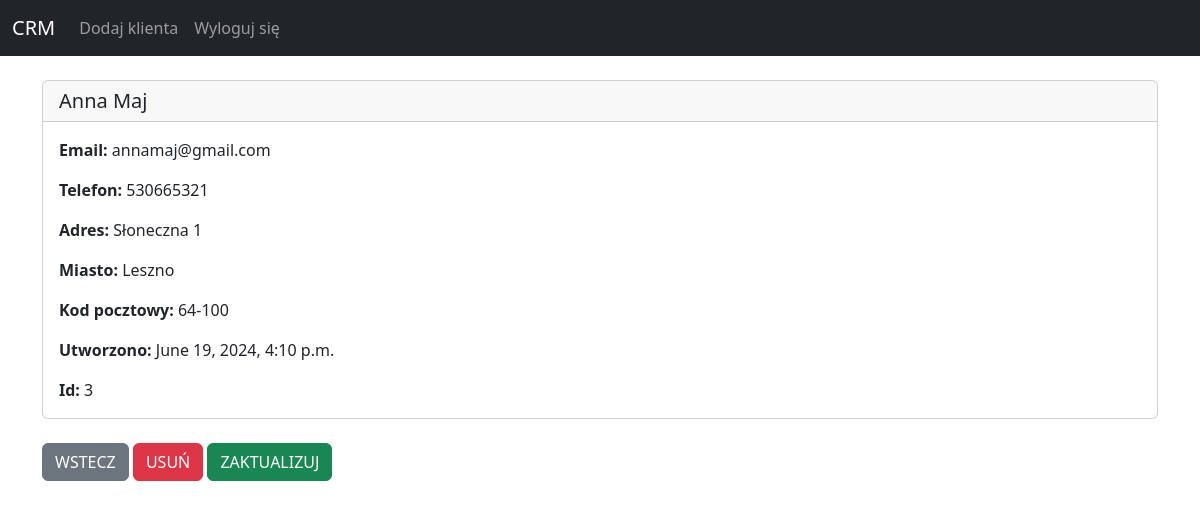
Screenshot of /record/3 (signed in) with the database file from the repository.
### website/models.py (models this page shows, shortened)
class Record(models.Model):
    created_at = models.DateTimeField(auto_now_add=True)
    first_name = models.CharField(max_length=50)
    last_name = models.CharField(max_length=50)
    email = models.CharField(max_length=100)
    phone = models.CharField(max_length=15)
    address = models.CharField(max_length=100)
    city = models.CharField(max_length=50)
    zipcode = models.CharField(max_length=50)

### website/views.py (the view)
# urls.py: path('record/<int:pk>', views.customer_record, name='record'),
def customer_record(request, pk):
    if request.user.is_authenticated:
        customer_record = Record.objects.get(id=pk)
        return render(request, 'record.html', {'customer_record': customer_record})
    else:
        messages.success(request, "Aby zobaczyć tę stronę, musisz być zalogowany")
        return redirect('home')

### website/templates/record.html
{% extends 'base.html' %}
{% block content %}
<div class="card">
    <h5 class="card-header">
        {{ customer_record.first_name }}
        {{ customer_record.last_name }}
    </h5>
    <div class="card-body">
      <p class="card-text">
        <strong>Email:  </strong>{{ customer_record.email }}</p>
        <p class="card-text">
        <strong>Telefon:  </strong>{{ customer_record.phone }}</p>
        <p class="card-text">
        <strong>Adres:  </strong>{{ customer_record.address }}</p>
        <p class="card-text">
        <strong>Miasto:  </strong> {{ customer_record.city }}</p>
        <p class="card-text">
        <strong>Kod pocztowy:  </strong>{{ customer_record.zipcode }}</p>
        <p class="card-text">
        <strong>Utworzono:  </strong>{{ customer_record.created_at }}</p>
        <p class="card-text">
        <strong>Id:  </strong>{{ customer_record.id }}</p>
    </div>
  </div>
  <br/>
<a href = "{% url 'home' %}" class = "btn btn-secondary"> WSTECZ </a>
<a href = "{% url 'delete_record' customer_record.id %}" class = "btn btn-danger"> USUŃ </a>
<a href = "{% url 'update_record' customer_record.id %}" class = "btn btn-success"> ZAKTUALIZUJ </a>
{% endblock %}

### rows the page displays
Record: first_name "Anna", last_name "Maj", email "annamaj@gmail.com", phone "530665321", address "Słoneczna 1", city "Leszno", zipcode "64-100", created_at "June 19, 2024, 4:10 p.m.", id "3"
